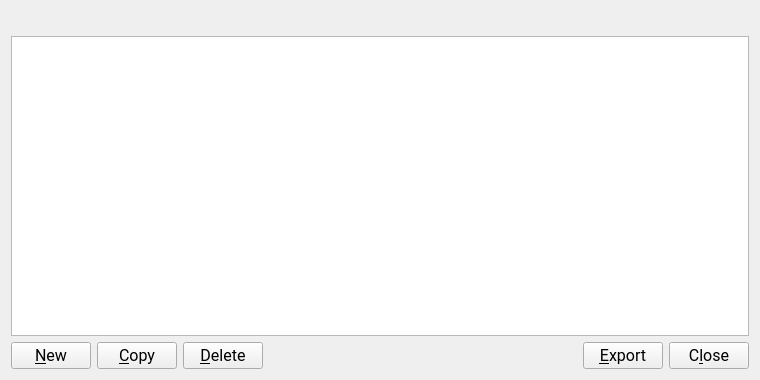
<?xml version="1.0" encoding="UTF-8"?>
<ui version="4.0">
 <class>AddressBookPage</class>
 <widget class="QWidget" name="AddressBookPage">
  <property name="geometry">
   <rect>
    <x>0</x>
    <y>0</y>
    <width>760</width>
    <height>380</height>
   </rect>
  </property>
  <property name="font">
   <font>
    <family>Roboto</family>
    <pointsize>12</pointsize>
   </font>
  </property>
  <layout class="QVBoxLayout" name="verticalLayout">
   <item>
    <widget class="QLabel" name="labelExplanation">
     <property name="textFormat">
      <enum>Qt::PlainText</enum>
     </property>
     <property name="wordWrap">
      <bool>true</bool>
     </property>
    </widget>
   </item>
   <item>
    <widget class="QTableView" name="tableView">
     <property name="contextMenuPolicy">
      <enum>Qt::CustomContextMenu</enum>
     </property>
     <property name="toolTip">
      <string>Right-click to edit address or label</string>
     </property>
     <property name="tabKeyNavigation">
      <bool>false</bool>
     </property>
     <property name="alternatingRowColors">
      <bool>true</bool>
     </property>
     <property name="selectionMode">
      <enum>QAbstractItemView::SingleSelection</enum>
     </property>
     <property name="selectionBehavior">
      <enum>QAbstractItemView::SelectRows</enum>
     </property>
     <property name="sortingEnabled">
      <bool>true</bool>
     </property>
     <attribute name="verticalHeaderVisible">
      <bool>false</bool>
     </attribute>
    </widget>
   </item>
   <item>
    <layout class="QHBoxLayout" name="horizontalLayout">
     <item>
      <widget class="QPushButton" name="newAddress">
       <property name="toolTip">
        <string>Create a new address</string>
       </property>
       <property name="text">
        <string>&amp;New</string>
       </property>
       <property name="icon">
        <iconset resource="../bitcoin.qrc">
         <normaloff>:/icons/add</normaloff>:/icons/add</iconset>
       </property>
       <property name="autoDefault">
        <bool>false</bool>
       </property>
      </widget>
     </item>
     <item>
      <widget class="QPushButton" name="copyAddress">
       <property name="toolTip">
        <string>Copy the currently selected address to the system clipboard</string>
       </property>
       <property name="text">
        <string>&amp;Copy</string>
       </property>
       <property name="icon">
        <iconset resource="../bitcoin.qrc">
         <normaloff>:/icons/editcopy</normaloff>:/icons/editcopy</iconset>
       </property>
       <property name="autoDefault">
        <bool>false</bool>
       </property>
      </widget>
     </item>
     <item>
      <widget class="QPushButton" name="deleteAddress">
       <property name="toolTip">
        <string>Delete the currently selected address from the list</string>
       </property>
       <property name="text">
        <string>&amp;Delete</string>
       </property>
       <property name="icon">
        <iconset resource="../bitcoin.qrc">
         <normaloff>:/icons/remove</normaloff>:/icons/remove</iconset>
       </property>
       <property name="autoDefault">
        <bool>false</bool>
       </property>
      </widget>
     </item>
     <item>
      <spacer name="horizontalSpacer">
       <property name="orientation">
        <enum>Qt::Horizontal</enum>
       </property>
       <property name="sizeHint" stdset="0">
        <size>
         <width>40</width>
         <height>20</height>
        </size>
       </property>
      </spacer>
     </item>
     <item>
      <widget class="QPushButton" name="exportButton">
       <property name="toolTip">
        <string>Export the data in the current tab to a file</string>
       </property>
       <property name="text">
        <string>&amp;Export</string>
       </property>
       <property name="icon">
        <iconset resource="../bitcoin.qrc">
         <normaloff>:/icons/export</normaloff>:/icons/export</iconset>
       </property>
       <property name="autoDefault">
        <bool>false</bool>
       </property>
      </widget>
     </item>
     <item>
      <widget class="QPushButton" name="closeButton">
       <property name="sizePolicy">
        <sizepolicy hsizetype="Minimum" vsizetype="Minimum">
         <horstretch>0</horstretch>
         <verstretch>0</verstretch>
        </sizepolicy>
       </property>
       <property name="text">
        <string>C&amp;lose</string>
       </property>
       <property name="autoDefault">
        <bool>false</bool>
       </property>
      </widget>
     </item>
    </layout>
   </item>
  </layout>
 </widget>
 <resources>
  <include location="../bitcoin.qrc"/>
 </resources>
 <connections/>
</ui>
